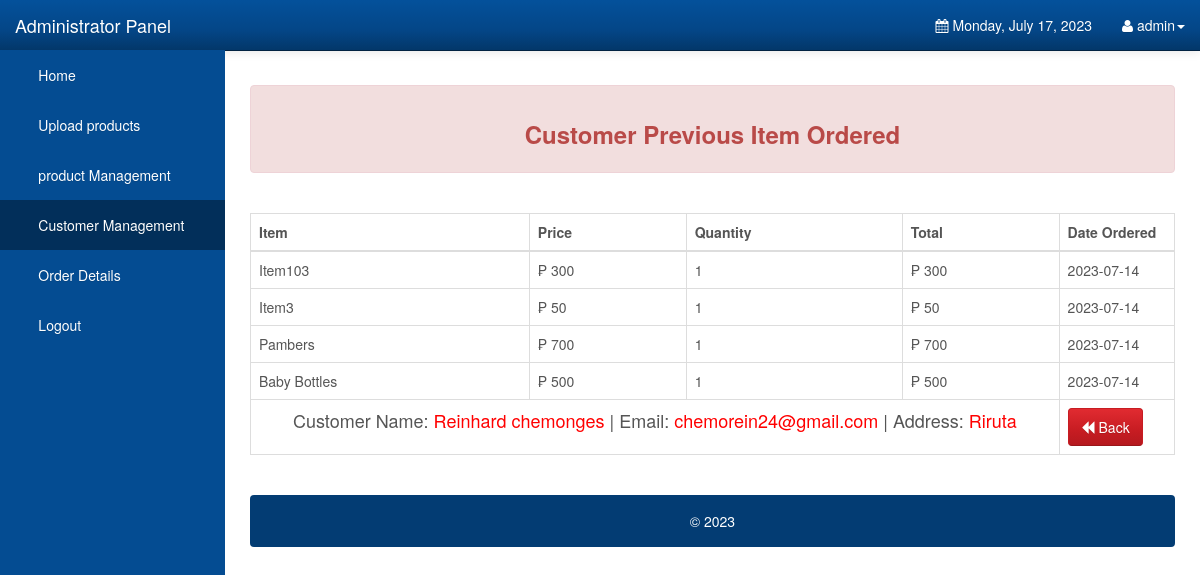
Page /Admin/previous_orders.php?previous_id=6 (signed in) on the committed database.
### tables this page shows
CREATE TABLE `orderdetails` (
  `order_id` int(10) UNSIGNED NOT NULL,
  `user_id` int(11) NOT NULL DEFAULT 0,
  `order_name` varchar(1000) NOT NULL DEFAULT '',
  `order_price` double NOT NULL DEFAULT 0,
  `order_quantity` int(10) UNSIGNED NOT NULL DEFAULT 0,
  `order_total` double NOT NULL DEFAULT 0,
  `order_status` varchar(45) NOT NULL DEFAULT '',
  `order_date` date NOT NULL DEFAULT '0000-00-00'
);

CREATE TABLE `users` (
  `user_id` int(11) NOT NULL,
  `user_email` varchar(1000) NOT NULL,
  `user_password` varchar(1000) NOT NULL,
  `user_firstname` varchar(1000) NOT NULL,
  `user_lastname` varchar(1000) NOT NULL,
  `user_address` varchar(1000) NOT NULL
);

### Admin/previous_orders.php (the view, shortened to what this page needs)
<?php
	require_once 'config.php';
	if(isset($_GET['previous_id']) && !empty($_GET['previous_id']))
	{
		$view_id = $_GET['previous_id'];
		$stmt_edit = $DB_con->prepare('SELECT * FROM users WHERE user_id=:user_id');
		$stmt_edit->execute(array(':user_id'=>$view_id));
		$edit_row = $stmt_edit->fetch(PDO::FETCH_ASSOC);
		extract($edit_row);
	}
	else
	{
		header("Location: customers.php");
	}
?>
<!DOCTYPE html>
<html lang="en">
<head>
    <link rel="stylesheet" type="text/css" href="bootstrap/css/bootstrap.min.css" />
    <link rel="stylesheet" type="text/css" href="font-awesome/css/font-awesome.min.css" />
    <link rel="stylesheet" type="text/css" href="css/local.css" />
</head>
<body>
    <div id="wrapper">
        <nav class="navbar navbar-inverse navbar-fixed-top" role="navigation">
            <div class="navbar-header">
                <a class="navbar-brand" href="index.php">Administrator Panel</a>
            </div>
            <div class="collapse navbar-collapse navbar-ex1-collapse">
                <ul class="nav navbar-nav side-nav">
                    <li><a href="index.php"> &nbsp; &nbsp; &nbsp; Home</a></li>
					<li><a data-toggle="modal" data-target="#uploadModal"> &nbsp; &nbsp; &nbsp; Upload products</a></li>
					<li><a href="items.php"> &nbsp; &nbsp; &nbsp; product Management</a></li>
					<li class="active"><a href="customers.php"> &nbsp; &nbsp; &nbsp; Customer Management</a></li>
					<li><a href="orderdetails.php"> &nbsp; &nbsp; &nbsp; Order Details</a></li>
					<li><a href="logout.php"> &nbsp; &nbsp; &nbsp; Logout</a></li>
                </ul>
                <ul class="nav navbar-nav navbar-right navbar-user">
                    <li class="dropdown messages-dropdown">
                        <a href="#"><i class="fa fa-calendar"></i>  <?php
                            $Today=date('y:m:d');
                            $new=date('l, F d, Y',strtotime($Today));
                            echo $new; ?></a>
                    </li>
                     <li class="dropdown user-dropdown">
                        <a href="#" class="dropdown-toggle" data-toggle="dropdown"><i class="fa fa-user"></i> <?php   extract($_SESSION); echo $admin_username; ?><b class="caret"></b></a>
                    </li>
                </ul>
            </div>
        </nav>
        <div id="page-wrapper">
			 <div class="alert alert-danger">
                          <center> <h3><strong>Customer Previous Item Ordered</strong> </h3></center>
						  </div>
						  <br />
						  <div class="table-responsive">
            <table class="display table table-bordered" id="example" cellspacing="0" width="100%">
              <thead>
                <tr>
                  <th>Item</th>
                  <th>Price</th>
				  <th>Quantity</th>
                  <th>Total</th>
				  <th>Date Ordered</th>
                </tr>
              </thead>
              <tbody>
			  <?php
include("config.php");
	$stmt = $DB_con->prepare("SELECT * FROM orderdetails where user_id='$user_id' and order_status='Ordered_Finished'");
	$stmt->execute();
	if($stmt->rowCount() > 0)
	{
		while($row=$stmt->fetch(PDO::FETCH_ASSOC))
		{
			extract($row);
			?>
                <tr>
                 <td><?php echo $order_name; ?></td>
				 <td>&#8369; <?php echo $order_price; ?> </td>
				 <td><?php echo $order_quantity; ?></td>
				 <td>&#8369; <?php echo $order_total; ?></td>
				  <td><?php echo $order_date; ?></td>
                </tr>
              <?php
		}
		echo "<tr>";
		echo "<td colspan='4' align='center' style='font-size:18px;'>"."Customer Name: <span style='color:red;'>".$user_firstname." ".$user_lastname."</span> | "."Email: <span style='color:red;'>".$user_email."</span> | "."Address: <span style='color:red;'>".$user_address." </span>";
		echo "</td>";
		echo "<td>"."<a class='btn btn-danger' href='customers.php'><span class='glyphicon glyphicon-backward'></span> Back<a/>";
		echo "</td>";
		echo "</tbody>";
		echo "</table>";
		echo "</div>";
		echo "<br />";
		echo '<div class="alert alert-default" style="background-color:#033c73;">
                       <p style="color:white;text-align:center;">
                       &copy 2023
						</p>
                    </div>
	</div>';
		echo "</div>";
	}
?>
	<br />
	<br />
</body>
</html>

### Admin/css/local.css (style rules this page uses)
#wrapper { padding-left: 0; }
#page-wrapper { width: 100%; padding: 5px 15px; }
body { font-family: "Helvetica Neue", Helvetica, Arial, sans-serif; font-size: 14px; line-height: 1.42857143; color: #555555; background-color: #ffffff; }
.btn { display: inline-block; margin-bottom: 0; font-weight: normal; text-align: center; vertical-align: middle; cursor: pointer; background-image: none; border: 1px solid transparent; white-space: nowrap; padding: 8px 12px; font-size: 14px; line-height: 1.42857143; border-radius: 4px; -webkit-user-select: none; -moz-user-select: none; -ms-user-select: none; user-select: none; }
.btn-danger { color: #ffffff; background-color: #c71c22; border-color: #c71c22; }
.navbar-inverse { background-color: #033c73; border-color: #022f5a; }
.navbar-inverse .navbar-brand { color: #ffffff; }
.navbar-inverse .navbar-nav > li > a { color: #ffffff; }
.navbar-inverse .navbar-nav > .active > a, .navbar-inverse .navbar-nav > .active > a:hover, .navbar-inverse .navbar-nav > .active > a:focus { color: #ffffff; background-color: #022f5a; }
.navbar-inverse .navbar-collapse, .navbar-inverse .navbar-form { border-color: #022a50; }
.alert-danger { background-color: #f2dede; border-color: #eed3d7; color: #b94a48; }
.navbar { background-image: -webkit-linear-gradient(#54b4eb, #2fa4e7 60%, #1d9ce5); background-image: linear-gradient(#54b4eb, #2fa4e7 60%, #1d9ce5); background-repeat: no-repeat; filter: progid:DXImageTransform.Microsoft.gradient(startColorstr='#ff54b4eb', endColorstr='#ff1d9ce5', GradientType=0); border-bottom: 1px solid #178acc; filter: none; -webkit-box-shadow: 0 1px 10px rgba(0, 0, 0, 0.1); box-shadow: 0 1px 10px rgba(0, 0, 0, 0.1); }
.navbar .navbar-nav > li > a, .navbar-brand { text-shadow: 0 1px 0 rgba(0, 0, 0, 0.1); }
.navbar-inverse { background-image: -webkit-linear-gradient(#04519b, #044687 60%, #033769); background-image: linear-gradient(#04519b, #044687 60%, #033769); background-repeat: no-repeat; filter: progid:DXImageTransform.Microsoft.gradient(startColorstr='#ff04519b', endColorstr='#ff033769', GradientType=0); filter: none; border-bottom: 1px solid #022241; }
.btn { text-shadow: 0 1px 0 rgba(0, 0, 0, 0.1); }
.btn-danger { background-image: -webkit-linear-gradient(#e12b31, #c71c22 60%, #b5191f); background-image: linear-gradient(#e12b31, #c71c22 60%, #b5191f); background-repeat: no-repeat; filter: progid:DXImageTransform.Microsoft.gradient(startColorstr='#ffe12b31', endColorstr='#ffb5191f', GradientType=0); filter: none; border-bottom: 1px solid #9a161a; }
.clearfix:before, .clearfix:after, .container:before, .container:after, .container-fluid:before, .container-fluid:after, .row:before, .row:after, .form-horizontal .form-group:before, .form-horizontal .form-group:after, .btn-toolbar:before, .btn-toolbar:after, .btn-group-vertical > .btn-group:before, .btn-group-vertical > .btn-group:after, .nav:before, .nav:after, .navbar:before, .navbar:after, .navbar-header:before, .navbar-header:after, .navbar-collapse:before, .navbar-collapse:after, .pager:before, .pager:after, .panel-body:before, .panel-body:after, .modal-footer:before, .modal-footer:after { content: " "; display: table; }
.clearfix:after, .container:after, .container-fluid:after, .row:after, .form-horizontal .form-group:after, .btn-toolbar:after, .btn-group-vertical > .btn-group:after, .nav:after, .navbar:after, .navbar-header:after, .navbar-collapse:after, .pager:after, .panel-body:after, .modal-footer:after { clear: both; }
a { color: #2fa4e7; text-decoration: none; }
@media (min-width:768px) { #wrapper { padding-left: 225px; } }
@media (min-width:768px) { #page-wrapper { padding: 15px 25px; } }
@media (min-width:768px) { .side-nav { margin-left: -225px; left: 225px; width: 225px; position: fixed; top: 50px; height: 100%; border-radius: 0; border: none; background-color: #044C92; overflow-y: auto; } }
@media (min-width:768px) { .side-nav>li>a { width: 225px; } }
@media (min-width:768px) { .navbar-collapse { padding-left: 15px !important; padding-right: 15px !important; } }

### rows in the picture
orderdetails: order_name "Item103", order_price "300", order_quantity "1", order_total "300", order_date "2023-07-14"
orderdetails: order_name "Item3", order_price "50", order_quantity "1", order_total "50", order_date "2023-07-14"
orderdetails: order_name "Pambers", order_price "700", order_quantity "1", order_total "700", order_date "2023-07-14"
orderdetails: order_name "Baby Bottles", order_price "500", order_quantity "1", order_total "500", order_date "2023-07-14"
users: user_firstname "Reinhard", user_lastname "chemonges", user_email "chemorein24@gmail.com", user_address "Riruta"

### other values in the picture
$admin_username "admin"
